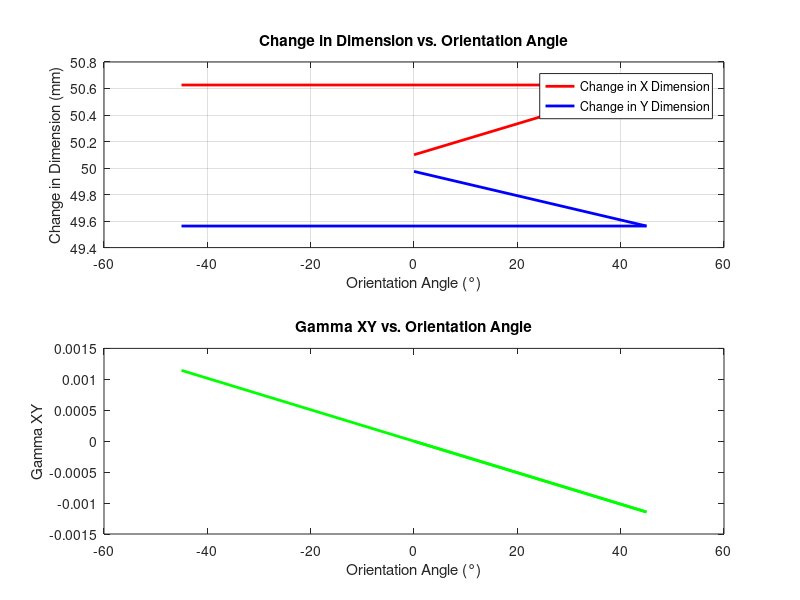

Write the MATLAB code that produced this figure.
% %%                               AF 5                                    %%
% clc
% 
% fprintf('\n');
% disp('Materiales Compuestos 2')
% disp('Actividad Fundamental 5');
% disp('Jesus Antonio Ramirez Alpizar - 2077851');
% disp('Fecha: 24 / Agosto / 2024');
% fprintf('\n');    
% 
% disp('Universidad Autonoma de Nuevo Leon');
% disp('Facultad de Ingenieria Mecanica y Electrica');
% disp('Instructor: Israel De Santiago Talavera')
% disp('Ciclo: Ago-Dic 2024');
% disp('Grupo: 001');
% disp('Horario: Viernes V4 - V6');
% fprintf('\n\n\n');
% disp('---------------------------------------------------');
% fprintf('\n\n\n');
% 
% close all
% 
% %% Problem 1 %%
% % Consider a 40-mm cube made of glass-reinforced polymer composite 
% % material that is subjected to a compressive force of 150 kN perpendicular 
% % to the fiber direction, directed along the 3-direction. The cube is free 
% % to expand or contract. Use MATLAB to determine the changes in the 40-mm 
% % dimensions of the cube. The material constants for glass-reinforced 
% % polymer composite material are given as follows: 
% % A=-0.0191, -0.1056, 0.2467
% F = 150E03;    % Force (N)
% l = 40E-03;    % Initial length (m)
% 
% E1 = 50.0E09;  % Longitudinal modulus E1 (Pa)
% E2 = 15.2E09;  % Transverse modulus E2 (Pa)
% E3 = E2;       % Transverse modulus E3 (Pa)
% nu23 = 0.428;  % Poisson's ratio nu23
% nu12 = 0.254;  % Poisson's ratio nu12
% nu13 = nu12;   % Poisson's ratio nu13
% G23 = 3.28E09; % Shear modulus G23 (Pa)
% G12 = 4.70E09; % Shear modulus G12 (Pa)
% G13 = G12;     % Shear modulus G13 (Pa)
% 
% % Calculate the stress tensor
% sigma3 = F / (l^2); % Stress in the 3-direction (Pa)
% sigma = [0; 0; sigma3; 0; 0; 0]; % Stress tensor (Pa)
% 
% % Calculate the strain tensor
% S = [1/E1     -nu12/E1  -nu13/E1  0      0      0; ...
%     -nu12/E1  1/E2      -nu23/E2  0      0      0; ...
%     -nu13/E1  -nu23/E2  1/E3      0      0      0; ...
%     0         0         0         1/G23  0      0; ...
%     0         0         0         0      1/G13  0; ...
%     0         0         0         0      0      1/G12]; % Compliance matrix (1/Pa)
% 
% % Calculate the strain tensor
% epsilon = S * sigma; % Strain tensor (Pa)
% 
% % Calculate the changes in the 40-mm dimensions of the cube
% delta_l = epsilon(1) * l; % Change in the 40-mm dimension (m)
% delta_2 = epsilon(2) * l; % Change in the 40-mm dimension (m)
% delta_1 = epsilon(3) * l; % Change in the 40-mm dimension (m)
% 
% disp('AF5 - Problem 1')
% disp('Results:');
% disp(['The change in the first dimension of the cube is  ', num2str(delta_l*1000, '%.4f'), ' mm.']);
% disp(['The change in the second dimension of the cube is ', num2str(delta_2*1000, '%.4f'), ' mm.']);
% disp(['The change in the third dimension of the cube is  ', num2str(delta_1*1000, '%.4f'), ' mm.']);
% fprintf('\n\n');
% 
% msg = sprintf('The change in the first dimension of the cube is  %.4f mm.\n', delta_l*1000);
% msg = [msg, sprintf('The change in the second dimension of the cube is %.4f mm.\n', delta_2*1000)];
% msg = [msg, sprintf('The change in the third dimension of the cube is  %.4f mm.\n', delta_1*1000)];
% msgbox(msg, 'AF5 - Problem 1');
% 
% %% Problem 2 %%
% % Repeat Problem 2.7 if the cube is made of aluminum instead of 
% % glass-reinforced polymer composite material. The material constants  
% % for aluminum are E = 72.4GPa and ν = 0.300. Use MATLAB.
% E = 72.4E09; % Young's modulus E (Pa)
% nu = 0.300;  % Poisson's ratio nu
% 
% % Calculate the stress tensor
% sigma = [0; 0; sigma3; 0; 0; 0]; % Stress tensor (Pa)
% 
% % Calculate the strain tensor
% S = [1/E     -nu/E  -nu/E  0      0      0; ...
%     -nu/E  1/E     -nu/E  0      0      0; ...
%     -nu/E  -nu/E  1/E     0      0      0; ...
%     0      0      0      1/G23  0      0; ...
%     0      0      0      0      1/G13  0; ...
%     0      0      0      0      0      1/G12]; % Compliance matrix (1/Pa)
% 
% % Calculate the strain tensor
% epsilon = S * sigma; % Strain tensor (Pa)
% 
% % Calculate the changes in the 40-mm dimensions of the cube
% delta_l = epsilon(1) * l; % Change in the 40-mm dimension (m)
% delta_2 = epsilon(2) * l; % Change in the 40-mm dimension (m)
% delta_1 = epsilon(3) * l; % Change in the 40-mm dimension (m)
% 
% disp('AF5 - Problem 2')
% disp('Results:');
% disp(['The change in the first dimension of the cube is  ', num2str(delta_l*1000, '%.4f'), ' mm.']);
% disp(['The change in the second dimension of the cube is ', num2str(delta_2*1000, '%.4f'), ' mm.']);
% disp(['The change in the third dimension of the cube is  ', num2str(delta_1*1000, '%.4f'), ' mm.']);
% fprintf('\n\n');
% 
% msg = sprintf('The change in the first dimension of the cube is  %.4f mm.\n', delta_l*1000);
% msg = [msg, sprintf('The change in the second dimension of the cube is %.4f mm.\n', delta_2*1000)];
% msg = [msg, sprintf('The change in the third dimension of the cube is  %.4f mm.\n', delta_1*1000)];
% msgbox(msg, 'AF5 - Problem 2');
% 
% %% Example 2 %%
% % Consider a 60-mm cube made of graphite-reinforced polymer composite 
% % material that is subjected to a tensile force of 100 kN perpendicular 
% % to the fiber direction, directed along the 2-direction. The cube is 
% % free to expand or contract. Use MATLAB to determine the changes in 
% % the 60-mm dimensions of the cube. The material constants for 
% % graphite-reinforced polymer composite material are given as follows:
% l = 60E-03;    % Initial length (m)
% F = 100E03;    % Force (N)
% 
% % Material Constants
% Vf = 0.50;       % Volume fraction of the fiber material
% Vm = 1 - Vf;     % Volume fraction of the matrix material
% Ef = 303.83E09;  % Young's modulus of the first material (Pa)
% Em = 6.17E09;    % Young's modulus of the matrix material (Pa)
% nu23 = 0.458;    % Poisson's ratio nu23
% nu12 = 0.248;    % Poisson's ratio nu12
% nu13 = nu12;     % Poisson's ratio nu13
% G23 = 3.20E09;   % Shear modulus G23 (Pa)
% G12 = 4.40E09;   % Shear modulus G12 (Pa)
% G13 = G12;       % Shear modulus G13 (Pa)
% 
% % Calculate the stress tensor
% E1 = Em * Vm + Ef * Vf; % Longitudinal modulus E1 (Pa)
% E2 = ((Em *Ef) / ((Vm * Ef) + Vf * Em)); % Transverse modulus E2 (Pa)
% E3 = E2; % Transverse modulus E3 (Pa)
% nu21 = (E2 * nu12) / E1; % Poisson's ratio nu21
% nu31 = (E2 * nu13) / E1; % Poisson's ratio nu31
% nu32 = (E2 * nu23) / E2; % Poisson's ratio nu32
% 
% % Problem 3 %
% % When a fiber-reinforced composite material is heated or cooled, the 
% % material expands or contracts just like an isotropic material. This is 
% % deformation that takes place independently of any applied load. 
% % Let deltaT be the change in temperature and let alpha1, alpha2, and 
% % alpha3 be the coefficients of thermal expansion for the composite 
% % material in the 1, 2, and 3-directions, respectively. In this case, 
% % the stress-strain relation of and becomes as follows:
% 
% % Consider now the cube of graphite-reinforced polymer composite material 
% % of Example 2. Suppose the cube is heated 30ºC above some reference state. 
% % Given alpha1 = −0.01800 × 10−6/◦C and alpha2 = alpha3 = 24.3×10−6/◦C, 
% % use MATLAB to determine the changes in length of the cube in each one 
% % of the three directions
% deltaT = 30;           % Change in temperature (°C)
% alpha1 = -0.01800E-06; % Coefficient of thermal expansion alpha1 (1/°C)
% alpha2 = 24.3E-06;     % Coefficient of thermal expansion alpha2 (1/°C)
% alpha3 = alpha2;       % Coefficient of thermal expansion alpha3 (1/°C)
% 
% % Calculate the stress tensor
% S = [1/E1     -nu21/E2  -nu31/E3  0      0      0; ...
%     -nu21/E2  1/E2      -nu32/E3  0      0      0; ...
%     -nu31/E3  -nu32/E3  1/E3      0      0      0; ...
%     0         0         0         1/G23  0      0; ...
%     0         0         0         0      1/G13  0; ...
%     0         0         0         0      0      1/G12]; % Compliance matrix (1/Pa)
% 
% % Calculate the strain tensor
% sigma2 = F / (l^2); % Stress in the 2-direction (Pa)
% sigma = [0; sigma2; 0; 0; 0; 0]; % Stress tensor (Pa)
% 
% % Calculate the strain tensor
% epsilonE = S * sigma; % Strain tensor (Pa)
% epsilonT = [alpha1 * deltaT; alpha2 * deltaT; alpha3 * deltaT; 0; 0; 0]; % Strain tensor (Pa)
% 
% % Calculate the changes in the 60-mm dimensions of the cube
% delta_l = epsilonE(1) * l + epsilonT(1) * l; % Change in the 60-mm dimension (m)
% delta_2 = epsilonE(2) * l + epsilonT(2) * l; % Change in the 60-mm dimension (m)
% delta_1 = epsilonE(3) * l + epsilonT(3) * l; % Change in the 60-mm dimension (m)
% 
% disp('AF5 - Problem 3')
% disp('Results:');
% disp(['The change in the first dimension of the cube is  ', num2str(delta_l*1000, '%.4f'), ' mm.']);
% disp(['The change in the second dimension of the cube is ', num2str(delta_2*1000, '%.4f'), ' mm.']);
% disp(['The change in the third dimension of the cube is  ', num2str(delta_1*1000, '%.4f'), ' mm.']);
% fprintf('\n\n');
% 
% msg = sprintf('The change in the first dimension of the cube is  %.4f mm.\n', delta_l*1000);
% msg = [msg, sprintf('The change in the second dimension of the cube is %.4f mm.\n', delta_2*1000)];
% msg = [msg, sprintf('The change in the third dimension of the cube is  %.4f mm.\n', delta_1*1000)];
% msgbox(msg, 'AF5 - Problem 3');

clear all
% %% Problem 4 %%
% % Consider a plane element of size 50mm × 50mm made of glass-reinforced 
% % polymer composite material whose elastic constants are below. 
% % The element is subjected to a tensile stress sigma = 100MPa in the x-direction. 
% % Use MATLAB to calculate the strains and the deformed dimensions of the 
% % element in the following three cases:
l = 50E-03;    % Initial length (m)
sigmaX = 100E06; % Stress in the x-direction (Pa)
sigma = [sigmaX; 0; 0]; % Stress tensor (Pa)
% (a) the fibers are aligned along the x-axis.
thetaA = 0; % Orientation angle θ (°)
% (b) the fibers are inclined to the x-axis with an orientation angle theta = 45◦.
thetaB = 45; % Orientation angle 45 (°)
% (c) the fibers are inclined to the x-axis with an orientation angle theta = −45◦
thetaC = -45; % Orientation angle -45 (°)
theta = [thetaA, thetaB, thetaC]; % Orientation angles (°)
% theta = -180:.01:180;

E1 = 50.0E09;  % Longitudinal modulus E1 (Pa)
E2 = 15.2E09;  % Transverse modulus E2 (Pa)
E3 = E2;       % Transverse modulus E3 (Pa)
nu23 = 0.428;  % Poisson's ratio nu23
nu12 = 0.254;  % Poisson's ratio nu12
nu13 = nu12;   % Poisson's ratio nu13
G23 = 3.28E09; % Shear modulus G23 (Pa)
G12 = 4.70E09; % Shear modulus G12 (Pa)
G13 = G12;     % Shear modulus G13 (Pa)

% Calculate the reduced compliance matrix
S = [1/E1     -nu12/E1  0; ...
    -nu12/E1  1/E2      0; ...
    0         0         1/G12]; % Compliance matrix (1/Pa)

m = cos(theta.*pi./180); % Cosine of the orientation angle
n = sin(theta.*pi./180);% Sine of the orientation angle

epsilon = zeros(3,length(theta)); % Strain tensor (Pa) 

for i = 1:length(theta)
    T = [m(i).^2,   n(i).^2,  2.*m(i).*n(i); 
          n(i).^2,   m(i).^2,  -2.*m(i).*n(i); 
          -m(i).*n(i),  m(i).*n(i),   m(i).^2-n(i).^2]; % Transformation matrix

    S1 = T \ (S * T); % Transformed compliance matrix (1/Pa)
    epsiloni = S1*sigma; % Strain tensor (Pa)
    epsilon(:, i) = epsiloni; % Strain tensor (Pa)
    theta(i)

end

% Calculate the changes in the 50-mm dimensions of the element
deltaX = zeros(1,length(theta));
deltaY = zeros(1,length(theta));
deltaX(1, :) = (epsilon(1, :) * l + l) * 1e03; % Change in the x dimension (mm)
deltaY(2, :) = (epsilon(2, :) * l + l) * 1e03; % Change in the y dimension (mm)

disp('AF5 - Problem 4')
disp('Results:');
for i = 1:length(theta)
    disp(['For the orientation angle of ', num2str(theta(i)), ' degrees:']);
    disp(['The change in the x dimension of the element is ', num2str(deltaX(1, i), '%.4f'), ' mm.']);
    disp(['The change in the y dimension of the element is ', num2str(deltaY(2, i), '%.4f'), ' mm.']);
    disp(['The Gamma XY for the element is ', num2str(epsilon(3, i), '%.4f')]);
    fprintf('\n');
end

% Plot changes in direction in function of angle
figure
subplot(2, 1, 1)
plot(theta, deltaX(1, :), 'r', 'LineWidth', 2);
hold on
plot(theta, deltaY(2, :), 'b', 'LineWidth', 2);
xlabel('Orientation Angle (°)');
ylabel('Change in Dimension (mm)');
title('Change in Dimension vs. Orientation Angle');
legend('Change in X Dimension', 'Change in Y Dimension');
grid on

% Plot Gamma XY in function of angle
subplot(2, 1, 2)
plot(theta, epsilon(3, :), 'g', 'LineWidth', 2);
xlabel('Orientation Angle (°)');
ylabel('Gamma XY');
title('Gamma XY vs. Orientation Angle');
